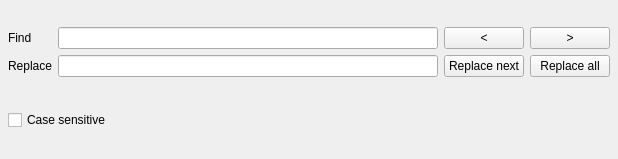
<?xml version="1.0" encoding="UTF-8"?>
<ui version="4.0">
 <class>CTextSearchWidget</class>
 <widget class="QWidget" name="CTextSearchWidget">
  <property name="geometry">
   <rect>
    <x>0</x>
    <y>0</y>
    <width>618</width>
    <height>159</height>
   </rect>
  </property>
  <property name="autoFillBackground">
   <bool>true</bool>
  </property>
  <layout class="QVBoxLayout" name="verticalLayout">
   <property name="leftMargin">
    <number>8</number>
   </property>
   <property name="topMargin">
    <number>0</number>
   </property>
   <property name="rightMargin">
    <number>8</number>
   </property>
   <property name="bottomMargin">
    <number>0</number>
   </property>
   <item>
    <layout class="QGridLayout" name="gridLayout" columnstretch="0,0,0,0">
     <item row="1" column="3">
      <widget class="QPushButton" name="_replaceAll">
       <property name="text">
        <string>Replace all</string>
       </property>
      </widget>
     </item>
     <item row="0" column="2">
      <widget class="QPushButton" name="_findPrevious">
       <property name="text">
        <string>&lt;</string>
       </property>
      </widget>
     </item>
     <item row="1" column="1">
      <widget class="QLineEdit" name="_replaceWith"/>
     </item>
     <item row="1" column="0">
      <widget class="QLabel" name="label_2">
       <property name="text">
        <string>Replace</string>
       </property>
      </widget>
     </item>
     <item row="1" column="2">
      <widget class="QPushButton" name="_replace">
       <property name="text">
        <string>Replace next</string>
       </property>
      </widget>
     </item>
     <item row="0" column="0">
      <widget class="QLabel" name="label">
       <property name="text">
        <string>Find</string>
       </property>
      </widget>
     </item>
     <item row="0" column="3">
      <widget class="QPushButton" name="_findNext">
       <property name="text">
        <string>&gt;</string>
       </property>
      </widget>
     </item>
     <item row="0" column="1">
      <widget class="QLineEdit" name="_searchFor"/>
     </item>
    </layout>
   </item>
   <item>
    <widget class="QCheckBox" name="_caseSensitive">
     <property name="text">
      <string>Case sensitive</string>
     </property>
    </widget>
   </item>
  </layout>
 </widget>
 <resources/>
 <connections/>
</ui>
